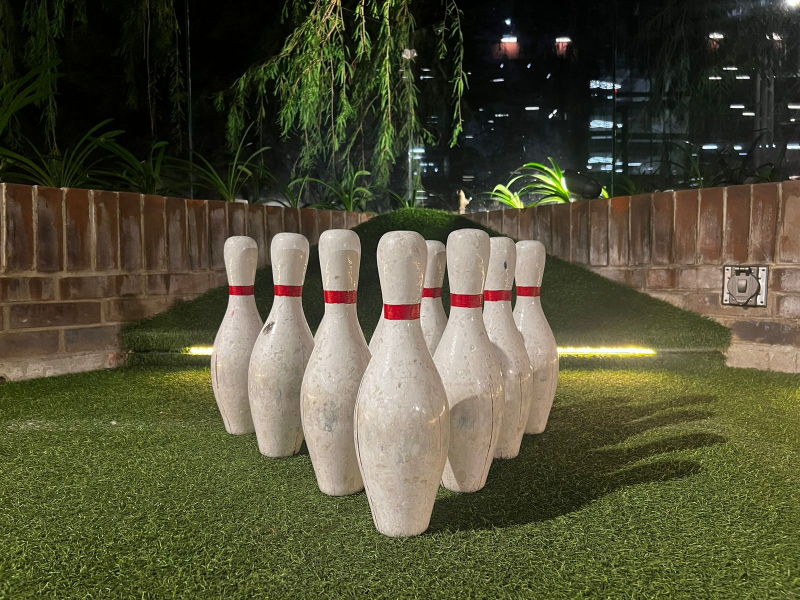
#> input picture Bolos.jpeg, 1600 x 1200 px (shown at 1/2 size)
$ jupyter execute stitching.ipynb
#> lines starting #> are read from the running program, lines starting #| are printed output that depends on the picture; after the words box and inside, x2 and y2 are one past the last pixel; in counts of white or black regions, pixels touching at a corner belong together
### panorama.py
import numpy as np
import cv2


def image_stitch( images, lowe_ratio=0.75, max_Threshold=4.0, match_status=False):
    (imageB, imageA) = images
    (key_points_A, features_of_A) = detect_feature_and_keypoints(imageA)
    (key_points_B, features_of_B) = detect_feature_and_keypoints(imageB)

    Values = match_keypoints(key_points_A, key_points_B, features_of_A, features_of_B, lowe_ratio, max_Threshold)
    if Values is None:
        return None

    (matches, Homography, status) = Values
    result_image = get_warp_perspective(imageA, imageB, Homography)
    result_image[0:imageB.shape[0], 0:imageB.shape[1]] = imageB

    if match_status:
        vis = draw_matches(imageA, imageB, key_points_A, key_points_B, matches, status)
        return result_image, vis

    return result_image


def get_warp_perspective(imageA, imageB, Homography):
    val = imageA.shape[1] + imageB.shape[1]
    result_image = cv2.warpPerspective(imageA, Homography, (val, imageA.shape[0]))
    return result_image


def detect_feature_and_keypoints(image):
    descriptors = cv2.SIFT_create()
    (keypoints, features) = descriptors.detectAndCompute(image, None)
    keypoints = np.float32([i.pt for i in keypoints])
    return keypoints, features


def get_all_possible_matches(featuresA, featuresB):
    match_instance = cv2.DescriptorMatcher_create("BruteForce")
    All_Matches = match_instance.knnMatch(featuresA, featuresB, 2)
    return All_Matches


def get_all_valid_matches(AllMatches, lowe_ratio):
    valid_matches = []
    for val in AllMatches:
        if len(val) == 2 and val[0].distance < val[1].distance * lowe_ratio:
            valid_matches.append((val[0].trainIdx, val[0].queryIdx))
    return valid_matches


def compute_homography(pointsA, pointsB, max_Threshold):
    return cv2.findHomography(pointsA, pointsB, cv2.RANSAC, max_Threshold)


def match_keypoints(KeypointsA, KeypointsB, featuresA, featuresB, lowe_ratio, max_Threshold):
    all_matches = get_all_possible_matches(featuresA, featuresB)
    valid_matches = get_all_valid_matches(all_matches, lowe_ratio)

    if len(valid_matches) <= 4:
        return None

    points_A = np.float32([KeypointsA[i] for (_, i) in valid_matches])
    points_B = np.float32([KeypointsB[i] for (i, _) in valid_matches])
    (homograpgy, status) = compute_homography(points_A, points_B, max_Threshold)
    return valid_matches, homograpgy, status


def get_image_dimension(image):
    return image.shape[:2]


def get_points(imageA, imageB):
    (hA, wA) = get_image_dimension(imageA)
    (hB, wB) = get_image_dimension(imageB)
    vis = np.zeros((max(hA, hB), wA + wB, 3), dtype="uint8")
    vis[0:hA, 0:wA] = imageA
    vis[0:hB, wA:] = imageB
    return vis


def draw_matches(imageA, imageB, KeypointsA, KeypointsB, matches, status):
    (hA, wA) = get_image_dimension(imageA)
    vis = get_points(imageA, imageB)

    for ((trainIdx, queryIdx), s) in zip(matches, status):
        if s == 1:
            ptA = (int(KeypointsA[queryIdx][0]), int(KeypointsA[queryIdx][1]))
            ptB = (int(KeypointsB[trainIdx][0]) + wA, int(KeypointsB[trainIdx][1]))
            cv2.line(vis, ptA, ptB, (0, 255, 0), 1)
    return vis

### stitching.ipynb
# Proyecto 3

Jonathan Espinoza - 20022
Juan Andrés Galicia - 20298
Oscar Mendez - 20402
Juan Fernando Ramírez - 20666

# Panorama.py

### `detect_feature_and_keypoints(image)`
Utiliza el descriptor SIFT para identificar puntos clave y calcular sus descriptores en la imagen. SIFT detecta características que son invariantes al cambio de escala y rotación, crucial para el emparejamiento de imágenes. La función crea un objeto SIFT y aplica `detectAndCompute(image, None)` para encontrar y devolver los puntos clave y sus descriptores correspondientes, convertidos a formato de punto flotante para su uso en cálculos geométricos.

### `get_all_possible_matches(featuresA, featuresB)`
Implementa el emparejamiento de características usando el método de fuerza bruta. Cada descriptor en una imagen se compara con los descriptores en otra para encontrar los más similares, basándose en la distancia Euclidiana. Se utiliza `cv2.DescriptorMatcher_create("BruteForce")` y el método `knnMatch` para identificar los dos vecinos más cercanos para cada descriptor, permitiendo posibles emparejamientos.

### `get_all_valid_matches(AllMatches, lowe_ratio)`
Filtra emparejamientos incorrectos utilizando el ratio test de Lowe, donde un emparejamiento es válido si la distancia del descriptor más cercano es significativamente menor que la del segundo más cercano, multiplicado por `lowe_ratio`. La función itera sobre los pares de descriptores para seleccionar solo aquellos que cumplen con esta condición.

### `match_keypoints(KeypointsA, KeypointsB, featuresA, featuresB, lowe_ratio, max_Threshold)`
Integra la detección de correspondencias válidas y la estimación de la homografía, utilizando RANSAC para asegurar que la transformación es determinada por emparejamientos correctos, ignorando outliers. Se obtienen y filtran emparejamientos, luego se calcula la homografía con `cv2.findHomography` aplicando RANSAC, devolviendo los emparejamientos válidos, la matriz de homografía y un estado que indica los pares usados.

### `compute_homography(pointsA, pointsB, max_Threshold)`
Calcula la matriz de homografía entre dos conjuntos de puntos utilizando el método DLT, optimizado por RANSAC para eliminar outliers y garantizar una transformación robusta. `max_Threshold` es el umbral utilizado en RANSAC para identificar y descartar outliers, devolviendo la matriz que describe cómo una imagen puede ser transformada para alinearse con otra.

### `get_warp_perspective(imageA, imageB, Homography)`
Aplica la matriz de homografía a `imageA` para alinearla con `imageB`, mediante la operación de warping. `cv2.warpPerspective` re-proyecta los píxeles de `imageA` en una nueva orientación que se alinea con `imageB`, expandiendo el ancho para acomodar ambas imágenes en una sola vista panorámica.

### `image_stitch(images, lowe_ratio=0.75, max_Threshold=4.0, match_status=False)`
Orquesta el proceso completo de stitching, desde la detección de características hasta la fusión de imágenes en una única vista panorámica. Procesa las imágenes, identifica y empareja sus características, calcula las homografías necesarias y aplica warping. Si `match_status` es `True`, también genera visualizaciones de los emparejamientos para verificación.

### `draw_matches(imageA, imageB, KeypointsA, KeypointsB, matches, status)`
Visualiza las correspondencias entre imágenes, mostrando líneas verdes que conectan puntos emparejados validados por RANSAC. Esta visualización es útil para evaluar la calidad y precisión del emparejamiento, ayudando a identificar y corregir posibles errores antes de finalizar la imagen panorámica.

[cell 1]
import panorama
import imutils
import cv2
import matplotlib.pyplot as plt

[cell 2]
no_of_images = int(input("Cuántas imágenes desea procesar?: "))
#> the answer given: 3
print("Ingresa la ubicacion de las imagenes con extension, de izquierda a derecha: ")

[cell 3]
filename = []
for i in range(no_of_images):
    filename.append(input("Ingresa la imagen %d con ruta y extension: " % (i + 1)))
#> this loop made 3 passes; the answer given on pass 1: Bolos.jpeg

images = []
for i in range(no_of_images):
    images.append(cv2.imread(filename[i]))

for i in range(no_of_images):
    images[i] = imutils.resize(images[i], width=400)
#> after the loop, images = 3 items

for i in range(no_of_images):
    images[i] = imutils.resize(images[i], height=400)

[cell 4]
if no_of_images == 2:
    (result, matched_points) = panorama.image_stitch([images[0], images[1]], match_status=True)
else:
    (result, matched_points) =panorama.image_stitch([images[no_of_images - 2], images[no_of_images - 1]], match_status=True)
#> in image_stitch, `(imageB, imageA) = images`:
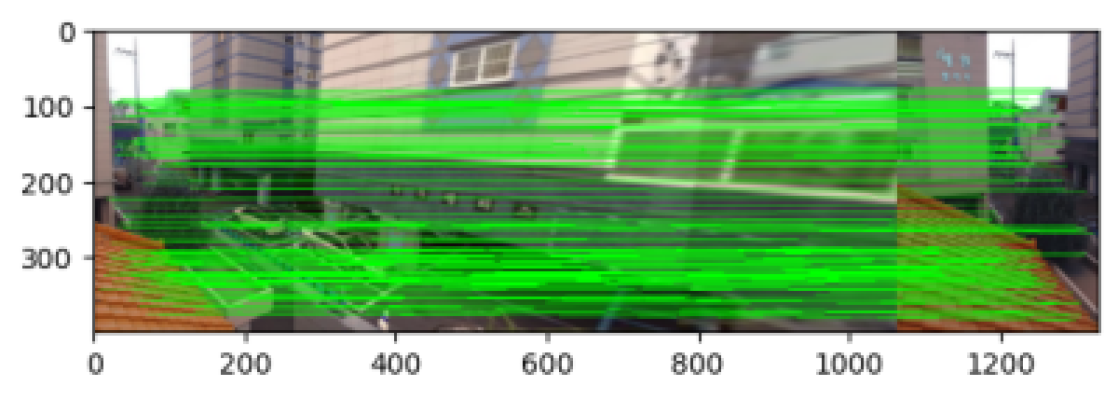
#> imageB: shape (400, 1118, 3); mean of channels 0, 1, 2 126.5, 179.9, 133.9; drawn as B, G, R
#> in detect_feature_and_keypoints, `(keypoints, features) = descriptors.detectAndCompute(image, None)`: keypoints = 1186 keypoints; strongest (x, y, size): (32, 115, 4.3), (700, 339, 2.3), (24, 191, 2.2), (25, 191, 4.3)
#> in detect_feature_and_keypoints, `keypoints = np.float32([i.pt for i in keypoints])`: keypoints = 1186 pairs, first value 23.53 to 1096.6, second value 24.06 to 377.2
#> in image_stitch, `(key_points_A, features_of_A) = detect_feature_and_keypoints(imageA)`: key_points_A has the same summary as keypoints in detect_feature_and_keypoints
#> in detect_feature_and_keypoints (call 2), `(keypoints, features) = descriptors.detectAndCompute(image, None)`: keypoints = 1186 keypoints; strongest (x, y, size): (32, 115, 4.3), (700, 339, 2.3), (24, 191, 2.2), (25, 191, 4.3)
#> in image_stitch, `(key_points_B, features_of_B) = detect_feature_and_keypoints(imageB)`: key_points_B = 1186 pairs, first value 23.53 to 1096.6, second value 24.06 to 377.2
#> in get_all_possible_matches, `All_Matches = match_instance.knnMatch(featuresA, featuresB, 2)`: All_Matches = 1186 matches
#> after the loop in get_all_valid_matches, `for val in AllMatches:`: valid_matches = 1186 pairs, first value 0 to 1185, second value 0 to 1185
#> in match_keypoints, `points_A = np.float32([KeypointsA[i] for (_, i) in valid_matches])`: points_A has the same summary as key_points_B in image_stitch
#> in match_keypoints, `points_B = np.float32([KeypointsB[i] for (i, _) in valid_matches])`: points_B has the same summary as key_points_B in image_stitch
#> in match_keypoints, `(homograpgy, status) = compute_homography(points_A, points_B, max_Thre..`: homograpgy = [[1, 1.04e-15, 3.54e-13], [-3.68e-16, 1, 3.68e-13], [-1.82e-18, 1.09e-18, 1]]; status = 1186 values from 1 to 1
#> in image_stitch, `(matches, Homography, status) = Values`: matches has the same summary as valid_matches in get_all_valid_matches; Homography has the same summary as homograpgy in match_keypoints
#> in get_warp_perspective, `result_image = cv2.warpPerspective(imageA, Homography, (val, imageA.sh..`:
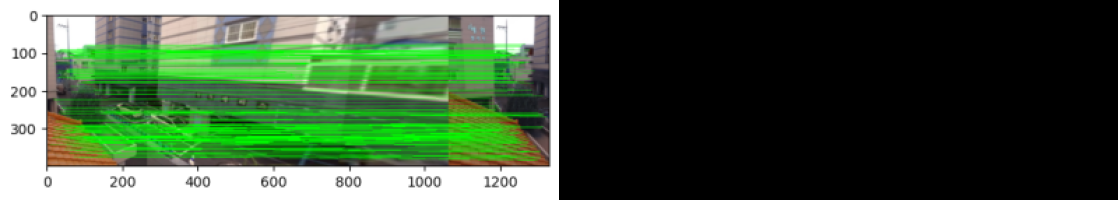
#> result_image: shape (400, 2236, 3) (shown at 1/2 size); mean of channels 0, 1, 2 63.2, 89.9, 66.9; drawn as B, G, R
#> in draw_matches, `(hA, wA) = get_image_dimension(imageA)`: hA = 400; wA = 1118
#> in get_points, `(hA, wA) = get_image_dimension(imageA)`: hA = 400; wA = 1118
#> in get_points, `(hB, wB) = get_image_dimension(imageB)`: hB = 400; wB = 1118
#> in get_points, `vis[0:hB, wA:] = imageB`:
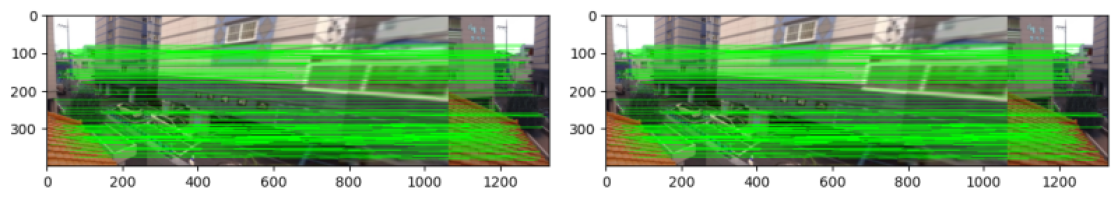
#> vis: shape (400, 2236, 3) (shown at 1/2 size); mean of channels 0, 1, 2 126.5, 179.9, 133.9; drawn as B, G, R
#> the loop in draw_matches, `for ((trainIdx, queryIdx), s) in zip(matches, status):` made 1186 passes
#> (ptA, ptB) on passes 1 to 12: ((23, 191), (1141, 191)), ((24, 266), (1142, 266)), ((25, 191), (1143, 191)), ((26, 188), (1144, 188)), ((27, 197), (1145, 197)), ((27, 110), (1145, 110)), ((27, 179), (1145, 179)), ((27, 179), (1145, 179)), ((27, 103), (1145, 103)), ((27, 103), (1145, 103)), ((28, 262), (1146, 262)), ((28, 262), (1146, 262))
#> ptA on pass 100: (69, 24)
#> after the loop in draw_matches, `for ((trainIdx, queryIdx), s) in zip(matches, status):`:
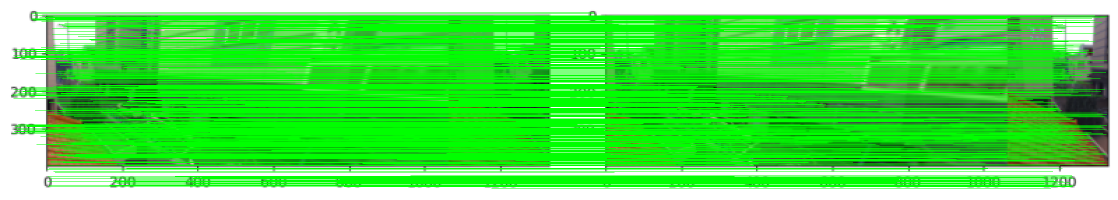
#> vis: shape (400, 2236, 3) (shown at 1/2 size); mean of channels 0, 1, 2 76.2, 224.9, 79.2; drawn as B, G, R
    for i in range(no_of_images - 2):
        (result, matched_points) = panorama.image_stitch([images[no_of_images - i - 3], result], match_status=True)
#> this loop made 1 pass
#> pass 1, in image_stitch (call 2), `(imageB, imageA) = images`:
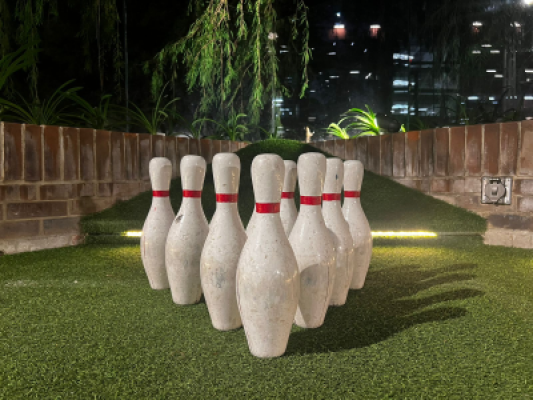
#> imageB: shape (400, 533, 3); mean of channels 0, 1, 2 55.7, 80.1, 82.1; drawn as B, G, R
#> pass 1, in get_warp_perspective (call 2), `result_image = cv2.warpPerspective(imageA, Homography, (val, imageA.sh..`:
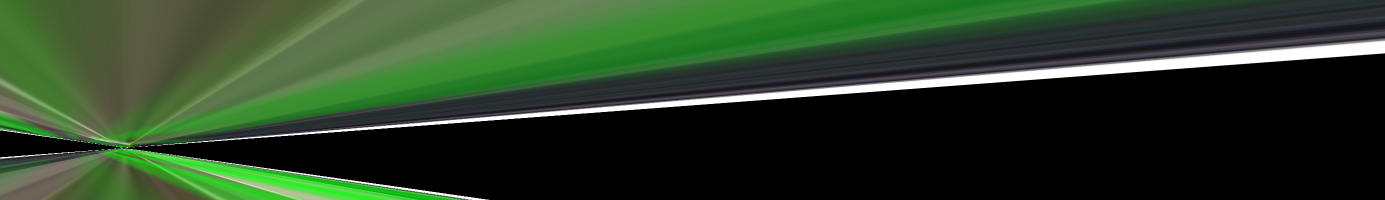
#> result_image: shape (400, 2769, 3) (shown at 1/2 size); mean of channels 0, 1, 2 38.3, 63, 42.3; drawn as B, G, R
#> pass 1, in draw_matches (call 2), `vis = get_points(imageA, imageB)`:
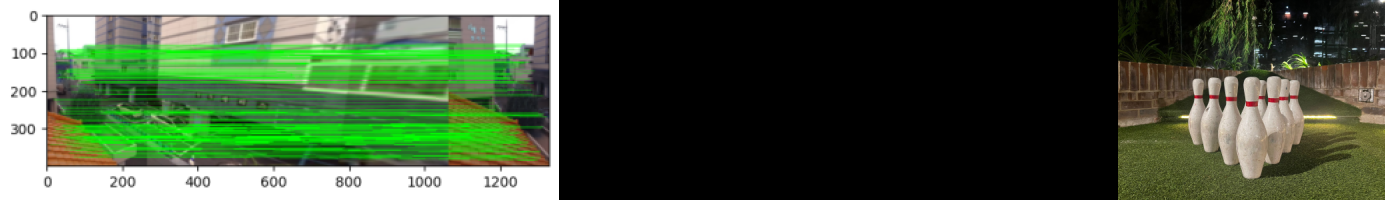
#> vis: shape (400, 2769, 3) (shown at 1/2 size); mean of channels 0, 1, 2 61.8, 88, 69.9; drawn as B, G, R
#> pass 1, in image_stitch (call 2), `vis = draw_matches(imageA, imageB, key_points_A, key_points_B, matches..`:
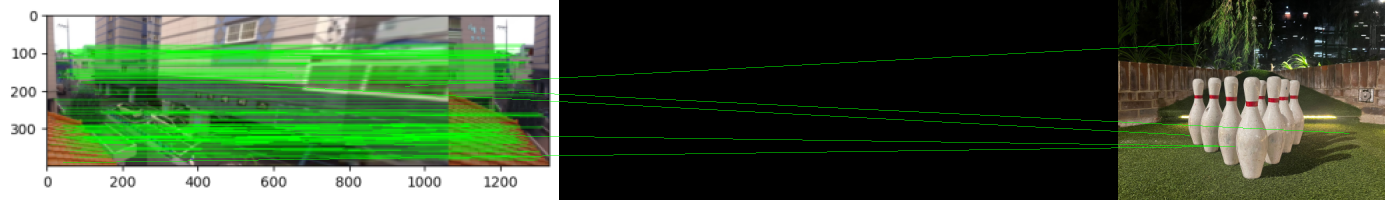
#> vis: shape (400, 2769, 3) (shown at 1/2 size); 0.86% of pixels changed, all inside (x1, y1, x2, y2) = (126, 87, 2699, 326); drawn as B, G, R
#> after the loop:
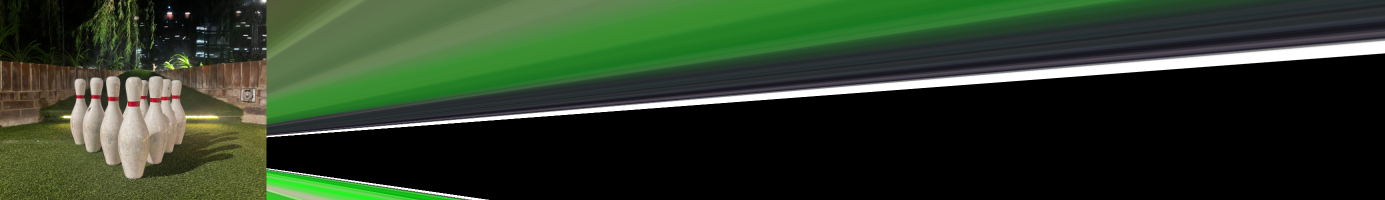
#> result: shape (400, 2769, 3) (shown at 1/2 size); mean of channels 0, 1, 2 38.4, 58.6, 44; drawn as B, G, R

[cell 5]
plt.imshow(matched_points)
plt.show()
plt.imshow(result)
plt.show()

# Informe Técnico: Construcción de Imágenes Panorámicas

## Introducción

Este proyecto se enfoca en la construcción de imágenes panorámicas a partir de una colección de imágenes individuales que representan diferentes vistas de una misma escena. El objetivo principal es fusionar estas imágenes de manera coherente y sin discontinuidades aparentes para crear una única vista comprensiva y panorámica de la escena. Las imágenes panorámicas son ampliamente utilizadas en aplicaciones que van desde la fotografía hasta la robótica y la realidad aumentada, donde proporcionan una perspectiva más amplia y detallada que puede ser esencial para la navegación y el análisis espacial.

## Materiales

### Software
- **Python**: Lenguaje de programación utilizado para el desarrollo del proyecto.
- **OpenCV**: Biblioteca de visión por computadora, utilizada para manejar operaciones de imagen como la detección de características, emparejamientos y transformaciones.
- **Jupyter Notebook**: Entorno de desarrollo y documentación utilizado para escribir y probar el código, y para elaborar este informe.

## Teoría

### Detección de Características
El algoritmo **Scale-Invariant Feature Transform (SIFT)** se utiliza para detectar y describir características locales en las imágenes. SIFT es eficaz debido a su capacidad de identificar puntos que son invariantes a cambios en la escala, la rotación y las variaciones de iluminación.

Proceso de SIFT:
1. **Detección de Extremos en el Espacio-Escala**: Generación de imágenes en diferentes escalas y aplicación de filtros Gaussianos. Diferencias de imágenes sucesivas (DoG) para identificar puntos de interés.
2. **Localización de Puntos Clave**: Refinamiento de puntos detectados usando un ajuste de Taylor para determinar su ubicación y escala exactas.
3. **Asignación de Orientación**: Asignación de una orientación basada en gradientes locales, haciendo el descriptor invariante a la rotación.
4. **Descriptor de Puntos Clave**: Creación de un descriptor basado en los gradientes de intensidad de los píxeles alrededor del punto clave.

### Emparejamiento de Características
El emparejamiento se realiza comparando cada descriptor en una imagen con todos los descriptores en otra usando la distancia Euclidiana. El filtro de Lowe selecciona los mejores emparejamientos, conservando solo aquellos donde la distancia del primer vecino es significativamente menor que la del segundo vecino (usualmente multiplicado por 0.75).

### Estimación de Homografía
Una homografía es una transformación que mapea puntos de una imagen en un plano a puntos correspondientes en otra imagen. Para calcular la homografía:
1. **Selección de Puntos Correspondientes**: Utilización de emparejamientos para elegir pares de puntos correspondientes.
2. **Método DLT (Direct Linear Transformation)**: Estimación de la matriz de homografía. Para un conjunto de puntos $(x_i, y_i)$ en la primera imagen y puntos correspondientes $(x'_i, y'_i)$ en la segunda, la relación se define como:
   $[x'_i, y'_i, 1]^T ≈ H [x_i, y_i, 1]^T$
3. **RANSAC**: Aplicación de RANSAC para refinar la homografía, seleccionando el modelo más robusto basado en la cantidad de inliers.

### Transformación de Perspectiva (Warping)
La transformación de perspectiva ajusta cada imagen según la homografía calculada para alinearla con una imagen base. La transformación de un punto (x, y) se realiza usando la matriz de homografía H:
$[x', y', w']^T = H [x, y, 1]^T$
Aquí, (x', y') son las nuevas coordenadas del punto, y w' es un factor de escala en coordenadas homogéneas. Los puntos se normalizan dividiendo por w' para obtener coordenadas cartesianas. Este proceso alinea todas las imágenes en una vista común, preparándolas para ser combinadas en una única imagen panorámica.

### Transformación de Perspectiva (Warping)
La transformación de perspectiva, o warping, se aplica utilizando la homografía estimada para alinear cada imagen con la imagen base. El proceso implica re-mapear los píxeles de la imagen fuente (transformada) a la imagen de destino utilizando la relación definida por la homografía:$

\begin{bmatrix} x' \\ y' \\ w' \end{bmatrix} = H \begin{bmatrix} x \\ y \\ 1 \end{bmatrix}
$
donde $(x', y')$ son las nuevas coordenadas de un píxel \((x, y)\) después de aplicar la transformación, y $w'$ es el factor de escala en coordenadas homogéneas. Este proceso alinea todas las imágenes a una vista común, facilitando su combinación en una sola imagen panorámica.

Estas técnicas

 combinadas permiten la creación de imágenes panorámicas detalladas y precisas, crucial para aplicaciones que requieren amplias vistas de escenas con alta fidelidad y continuidad visual.

## Implementación

Las funciones principales desarrolladas y utilizadas en el proyecto incluyen:

1. **`detect_feature_and_keypoints(image)`**: Detecta puntos clave y calcula descriptores utilizando SIFT.
2. **`get_all_possible_matches(featuresA, featuresB)`**: Realiza emparejamientos de características entre dos conjuntos de descriptores.
3. **`get_all_valid_matches(AllMatches, lowe_ratio)`**: Filtra emparejamientos para seleccionar solo aquellos que pasan el ratio test de Lowe.
4. **`match_keypoints(KeypointsA, KeypointsB, featuresA, featuresB, lowe_ratio, max_Threshold)`**: Integra correspondencias válidas y calcula la homografía utilizando RANSAC.
5. **`get_warp_perspective(imageA, imageB, Homography)`**: Aplica la homografía para transformar la perspectiva de las imágenes.

Estas funciones se combinan en el proceso final de **`image_stitch(images)`** para crear la imagen panorámica unificada.

## Resultados

*Esta sección será completada con los resultados obtenidos y las conclusiones del análisis.*
